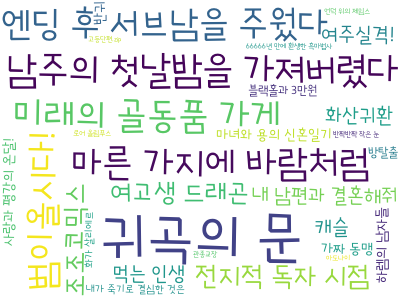

Recreate this plot in Python.
# -*- encoding:utf-8 -*-
from wordcloud import WordCloud
import json

cloud = WordCloud(font_path= 'Goyang.otf', background_color='white', max_words=30, width= 400, height=300)

with open('webtoons.json', encoding='utf-8') as f:
    webtoons = json.load(f)


res = dict()
for webtoon in webtoons['webtoons']:
    res[webtoon['title']] = int(float(webtoon['star'])*100)

visual = cloud.fit_words(res)
visual.to_image()
visual.to_file('cloud01.png')
